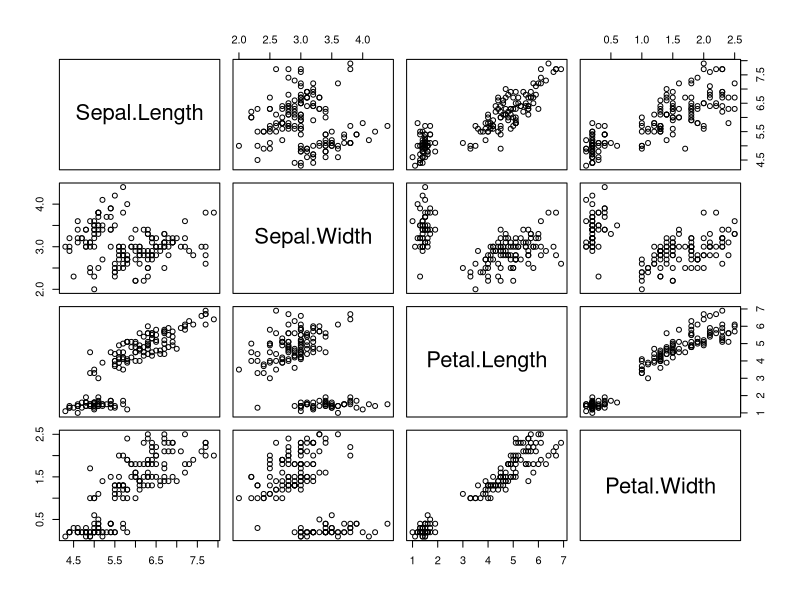
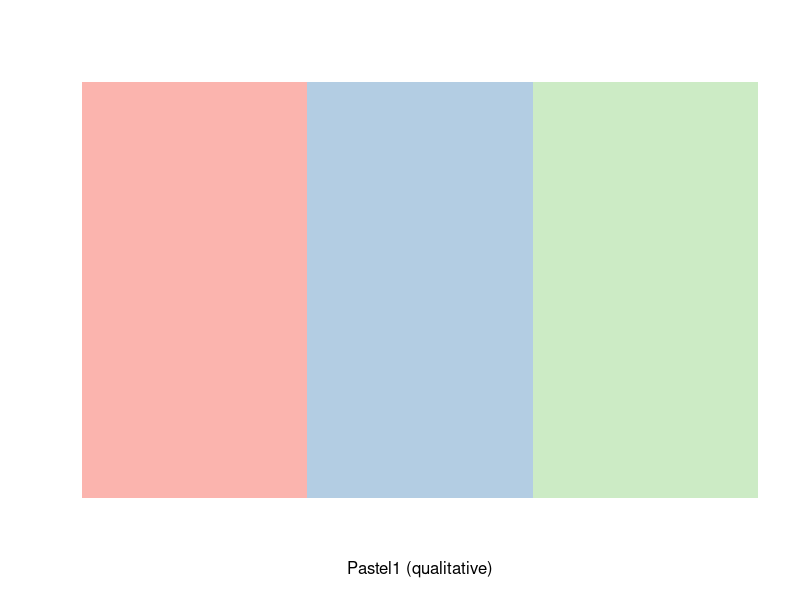
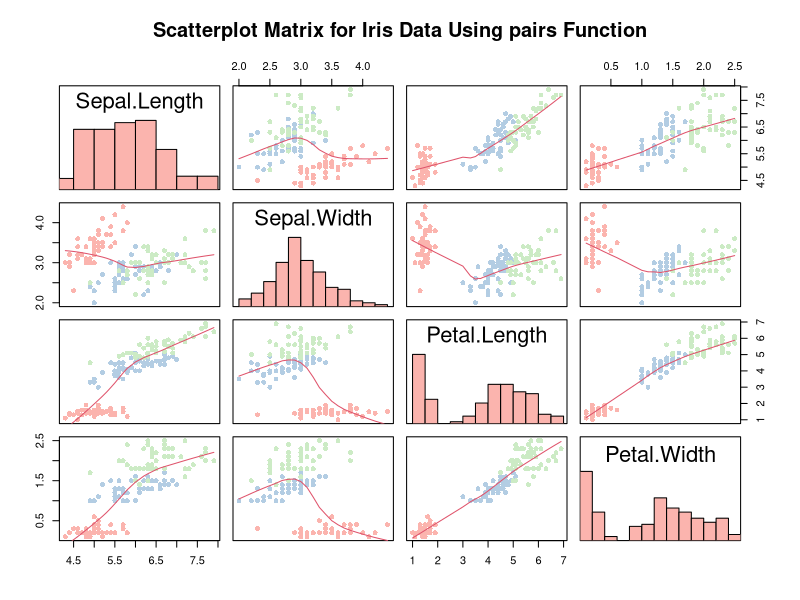
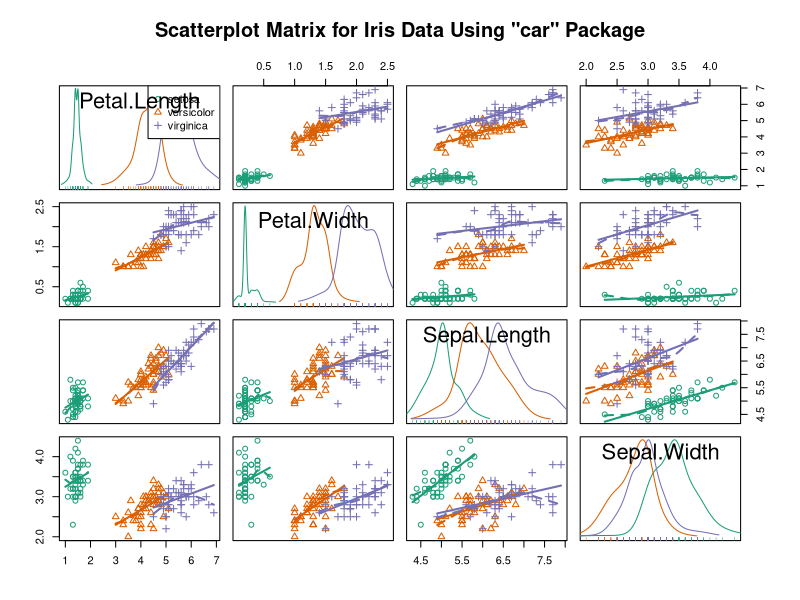

The R script that drew these images, in order:
# R Statistics Essential Training
# Ex08_03
# Creating scatterplot matrices

# Load data
?iris
data(iris)
iris[1:5, ]

# Basic scatterplot matrix
pairs(iris[1:4])

# Modified scatterplot matrices

# Create palette with RColorBrewer
require("RColorBrewer")
display.brewer.pal(3, "Pastel1")

# Put histograms on the diagonal (from "pairs" help)
panel.hist <- function(x, ...)
{
  usr <- par("usr"); on.exit(par(usr))
  par(usr = c(usr[1:2], 0, 1.5) )
  h <- hist(x, plot = FALSE)
  breaks <- h$breaks; nB <- length(breaks)
  y <- h$counts; y <- y/max(y)
  rect(breaks[-nB], 0, breaks[-1], y,  ...)
  # Removed "col = "cyan" from code block; original below
  # rect(breaks[-nB], 0, breaks[-1], y, col = "cyan", ...) 
}

pairs(iris[1:4], 
      panel = panel.smooth,  # Optional smoother
      main = "Scatterplot Matrix for Iris Data Using pairs Function",
      diag.panel = panel.hist, 
      pch = 16, 
      col = brewer.pal(3, "Pastel1")[unclass(iris$Species)])

# Similar with "car" package
# Gives kernal density and rugplot for each variable
library(car)
scatterplotMatrix(~Petal.Length + Petal.Width + Sepal.Length + Sepal.Width | Species,
                  data = iris,
                  col = brewer.pal(3, "Dark2"),
                  main="Scatterplot Matrix for Iris Data Using \"car\" Package")

# Clean up
palette("default")  # Return to default
detach("package:RColorBrewer", unload = TRUE)
detach("package:car", unload=TRUE)
rm(list = ls())
